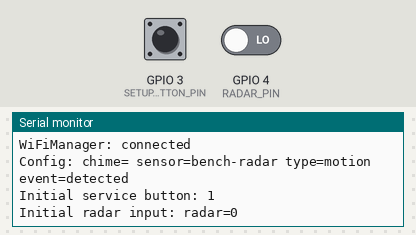
A sketch run on a simulated ESP32-S3. On the bench: the last lines printed to the serial monitor. The test bench sets the inputs (shaded band); at power-on: GPIO 3 (SETUP_BUTTON_PIN) HIGH, GPIO 4 (RADAR_PIN) LOW. EEPROM starts erased.

Above: at 3.5 s.
3.6 s: GPIO 3 (SETUP_BUTTON_PIN) pulled LOW for 0.15 s
At 4.8 s:
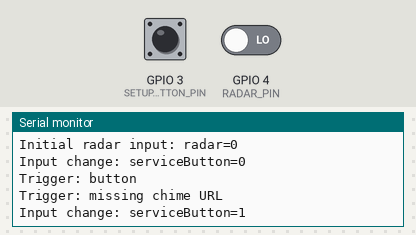
5.2 s: GPIO 4 (RADAR_PIN) driven HIGH
At 5.6 s:
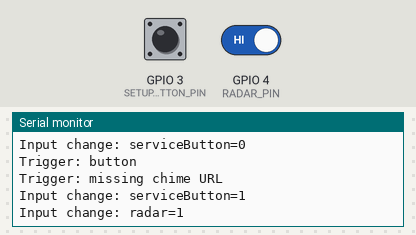
6.7 s: GPIO 4 (RADAR_PIN) driven LOW
At 7.8 s:
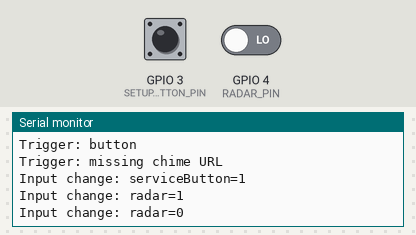

The sketch:

wifi_radar.ino
```cpp
// (licence header left out)
#include <Arduino.h>
#include "RcwlRadarDriver.h"
#include "../common/SensorButton.h"
#include "../common/SensorConfig.h"
#include "../common/SensorGainTrim.h"
#include "../common/TriggerClient.h"

// ---- Wiring ----------------------------------------------------------------
// RCWL-0516: GND -> GND, 3V3 -> ESP32 3.3V, OUT -> GPIO4.
const int RADAR_PIN = 4;
const int RADAR_ACTIVE_LEVEL = HIGH;

// Service button: one side to GPIO3, other side to GND.
const int SETUP_BUTTON_PIN = 3;

// Optional event-gain trim pot: outer pins to 3.3V/GND, wiper to GPIO2.
const int GAIN_TRIM_PIN = 2;

// ---- Timing ----------------------------------------------------------------
const unsigned long TRIGGER_COOLDOWN_MS = 10000;
const unsigned long BUTTON_DEBOUNCE_MS = 40;
const unsigned long RADAR_SETTLE_MS = 80;
const unsigned long SETUP_HOLD_MS = 2000;
const bool RADAR_INPUT_ENABLED = true;

SensorConfigManager configManager("bench-radar", "motion", "detected");
SensorGainTrim gainTrim(GAIN_TRIM_PIN);

float readEventGain() {
  return gainTrim.readGain();
}

TriggerClient triggerClient(configManager, TRIGGER_COOLDOWN_MS, readEventGain);

void emitSensorEvent(const char* source) {
  if (!RADAR_INPUT_ENABLED && source && strcmp(source, "radar") == 0) {
    return;
  }
  if (source && strcmp(source, "button") == 0) {
    triggerClient.sendNow(source);
  } else {
    triggerClient.send(source);
  }
}

SensorButton serviceButton(
  SETUP_BUTTON_PIN,
  BUTTON_DEBOUNCE_MS,
  emitSensorEvent
);

RcwlRadarDriver driver(
  RADAR_PIN,
  RADAR_ACTIVE_LEVEL,
  RADAR_SETTLE_MS,
  emitSensorEvent
);

void setup() {
  Serial.begin(115200);
  delay(800);

  pinMode(RADAR_PIN, INPUT);
  pinMode(SETUP_BUTTON_PIN, INPUT_PULLUP);
  gainTrim.begin();

  Serial.println();
  Serial.println("Wi-Fi radar sensor prototype starting");
  Serial.printf("Radar GPIO: %d\n", RADAR_PIN);
  Serial.printf("Setup button GPIO: %d\n", SETUP_BUTTON_PIN);
  Serial.printf("Gain trim ADC GPIO: %d\n", GAIN_TRIM_PIN);
  Serial.printf("Trigger cooldown: %lu ms\n", TRIGGER_COOLDOWN_MS);
  Serial.printf("Setup hold: %lu ms\n", SETUP_HOLD_MS);
  Serial.printf("Radar input enabled: %s\n", RADAR_INPUT_ENABLED ? "yes" : "no");

  bool forceSetupPortal = serviceButton.setupHeld(SETUP_HOLD_MS);
  configManager.begin(forceSetupPortal);
  serviceButton.begin();
  if (RADAR_INPUT_ENABLED) driver.begin();
}

void loop() {
  serviceButton.poll();
  if (RADAR_INPUT_ENABLED) driver.poll();
  delay(10);
}
```

RcwlRadarDriver.h
```cpp
// (licence header left out)
#pragma once

#include <Arduino.h>

using SensorEmitFn = void (*)(const char* source);

class RcwlRadarDriver {
public:
  RcwlRadarDriver(int radarPin,
                  int activeLevel,
                  unsigned long settleMs,
                  SensorEmitFn emit)
    : radarPin(radarPin),
      activeLevel(activeLevel),
      settleMs(settleMs),
      emit(emit) {}

  void begin() {
    pinMode(radarPin, INPUT);

    lastRaw = digitalRead(radarPin);
    stableActive = lastRaw == activeLevel;
    triggeredWhileActive = stableActive;
    Serial.printf("Initial radar input: radar=%d\n", lastRaw);
  }

  void poll() {
    bool raw = digitalRead(radarPin);
    unsigned long now = millis();

    if (raw != lastRaw) {
      lastRaw = raw;
      lastChangeMs = now;
      Serial.printf("Input change: radar=%d\n", raw);
    }

    bool active = lastRaw == activeLevel;
    if ((now - lastChangeMs) >= settleMs && active != stableActive) {
      stableActive = active;
      if (!stableActive) triggeredWhileActive = false;
    }

    if (stableActive && !triggeredWhileActive) {
      emit("radar");
      triggeredWhileActive = true;
    }
  }

private:
  int radarPin;
  int activeLevel;
  unsigned long settleMs;
  SensorEmitFn emit;

  unsigned long lastChangeMs = 0;
  bool lastRaw = LOW;
  bool stableActive = false;
  bool triggeredWhileActive = false;
};
```

Measured:
- after the input at 3.6 s, the serial monitor: prints a new line at once (image 1)
- after the input at 5.2 s, the serial monitor: prints a new line at once (image 2)
- after the input at 6.7 s, the serial monitor: prints a new line at once (image 3)
